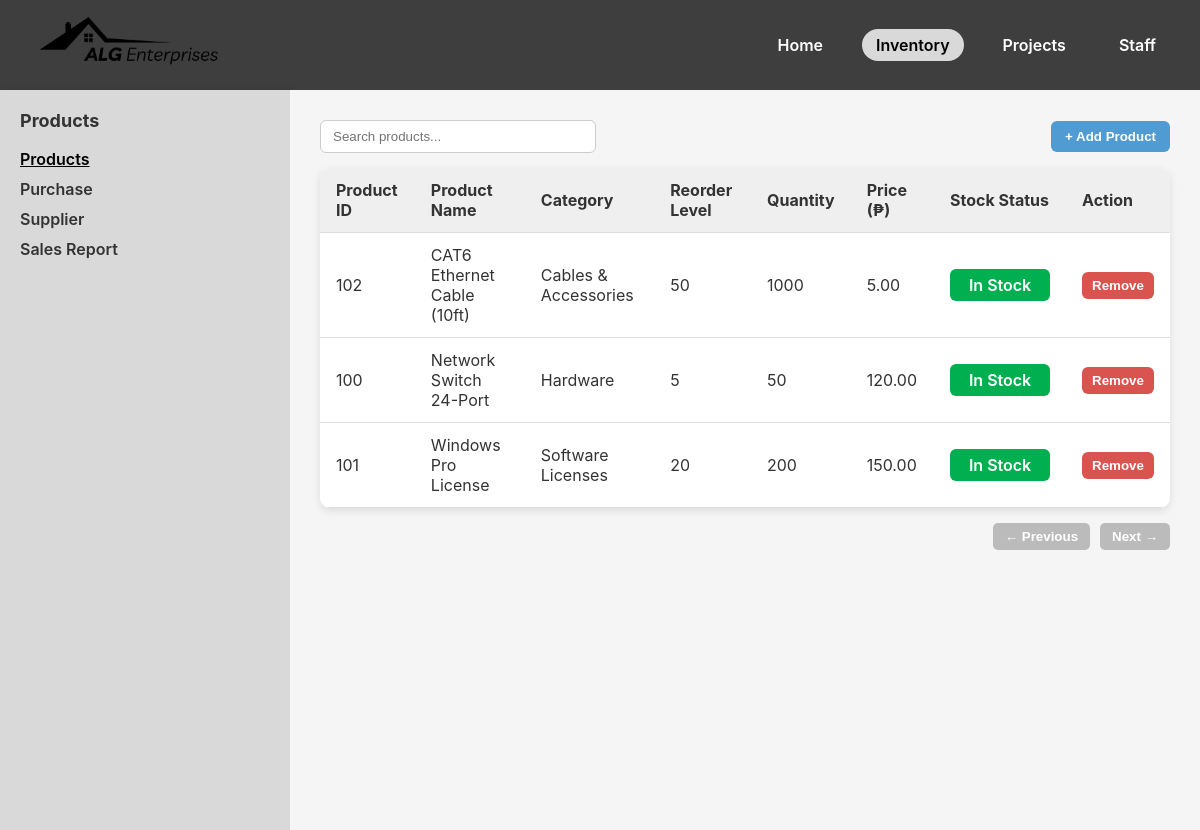
The app's page /Website/Admin/products.php with its own data.
### tables this page shows
CREATE TABLE `product` (
  `Product_id` int(11) NOT NULL,
  `Category_id` int(11) DEFAULT NULL,
  `Supplier_id` int(11) DEFAULT NULL,
  `Name` varchar(50) NOT NULL,
  `Description` text DEFAULT NULL,
  `Price` decimal(10,2) NOT NULL,
  `Stock` int(11) NOT NULL,
  `Reorder_Level` int(11) NOT NULL DEFAULT 10
);

CREATE TABLE `category` (
  `Category_id` int(11) NOT NULL,
  `Name` varchar(50) NOT NULL,
  `Description` text DEFAULT NULL
);

### Website/Admin/products.php (the view, shortened to what this page needs)
<?php
include("../../db.php");
$searchTerm = isset($_GET['search']) ? trim($_GET['search']) : "";
$like = "%{$searchTerm}%";
$limit = 10;
$page = isset($_GET['page']) ? max(1, intval($_GET['page'])) : 1;
$offset = ($page - 1) * $limit;
$validColumns = [
    "Product_id" => "p.Product_id",
    "Name" => "p.Name",
    "CategoryName" => "c.Name",
    "Price" => "p.Price",
    "Stock" => "p.Stock"
];
$requestedCol = $_GET['sort'] ?? 'Name';
$requestedDir = strtoupper($_GET['dir'] ?? 'ASC');
$orderBy = $validColumns[$requestedCol] ?? "p.Name";
$orderDir = $requestedDir === 'DESC' ? 'DESC' : 'ASC';
$stmt = $conn->prepare("
    SELECT p.Product_id, p.Name, c.Name AS CategoryName, p.Price, p.Stock, p.Reorder_Level
    FROM Product p
    LEFT JOIN Category c ON p.Category_id = c.Category_id
    WHERE p.Name LIKE ? OR c.Name LIKE ?
    ORDER BY $orderBy $orderDir
    LIMIT ? OFFSET ?
");
$stmt->bind_param("ssii", $like, $like, $limit, $offset);
$stmt->execute();
$result = $stmt->get_result();
$countStmt = $conn->prepare("
    SELECT COUNT(*) as total
    FROM Product p
    LEFT JOIN Category c ON p.Category_id = c.Category_id
    WHERE p.Name LIKE ? OR c.Name LIKE ?
");
$countStmt->bind_param("ss", $like, $like);
$countStmt->execute();
$totalRows = $countStmt->get_result()->fetch_assoc()['total'];
$totalPages = ceil($totalRows / $limit);
function stockStatus($stock, $reorder) {
    if ($stock <= 0) return "<span class='status out'>Stock Out</span>";
    elseif ($stock <= $reorder) return "<span class='status low'>Low Stock</span>";
    else return "<span class='status in'>In Stock</span>";
}
?>
<!DOCTYPE html>
<html lang="en">
<head>
</head>
<body>
<header>
    <img class="logoimage" src="../../images/alg-logo-black.png" alt="ALG Logo">
    <nav>
        <a href="home.php">Home</a>
        <a href="products.php" class="active">Inventory</a>
        <a href="projects.php">Projects</a>
        <a href="staff.php">Staff</a>
    </nav>
</header>
<div class="container">
    <aside class="sidebar">
        <h3>Products</h3>
        <a href="products.php" class="active">Products</a>
        <a href="purchase.php">Purchase</a>
        <a href="supplier.php">Supplier</a>
        <a href="sales_report.php">Sales Report</a>
    </aside>
    <section class="content">
        <div class="top-bar">
            <form method="get" action="products.php">
                <input type="text" name="search" placeholder="Search products..." value="<?= htmlspecialchars($searchTerm) ?>">
            </form>
            <button class="add-btn" id="openModal">+ Add Product</button>
        </div>
        <table>
            <thead>
                <tr>
                    <th>Product ID</th>
                    <th>Product Name</th>
                    <th>Category</th>
                    <th>Reorder Level</th>
                    <th>Quantity</th>
                    <th>Price (₱)</th>
                    <th>Stock Status</th>
                    <th>Action</th>
                </tr>
            </thead>
            <tbody>
            <?php if ($result->num_rows > 0): ?>
                <?php while ($row = $result->fetch_assoc()): ?>
                    <tr>
                        <td><?= htmlspecialchars($row['Product_id']) ?></td>
                        <td><?= htmlspecialchars($row['Name']) ?></td>
                        <td><?= htmlspecialchars($row['CategoryName'] ?? '-') ?></td>
                        <td><?= htmlspecialchars($row['Reorder_Level']) ?></td>
                        <td><?= htmlspecialchars($row['Stock']) ?></td>
                        <td><?= number_format($row['Price'], 2) ?></td>
                        <td><?= stockStatus($row['Stock'], $row['Reorder_Level']) ?></td>
                        <td>
                            <button
                                class="remove-btn"
                                data-id="<?= $row['Product_id'] ?>"
                                data-name="<?= htmlspecialchars($row['Name']) ?>">
                                Remove
                            </button>
                        </td>
                    </tr>
                <?php endwhile; ?>
            <?php else: ?>
                <tr><td colspan="8" style="text-align:center;">No products found</td></tr>
            <?php endif; ?>
            </tbody>
        </table>
        <div class="pagination">
            <form method="get" style="display:flex;gap:10px;">
                <button type="submit" name="page" value="<?= max(1, $page - 1) ?>" <?= $page <= 1 ? 'disabled' : '' ?>>← Previous</button>
                <button type="submit" name="page" value="<?= $page + 1 ?>" <?= $page >= $totalPages ? 'disabled' : '' ?>>Next →</button>
            </form>
        </div>
    </section>
</div>
</body>
</html>

### Website/Admin/products.php (style rules this page uses)
body { margin: 0; font-family: 'Inter', sans-serif; background: #e0e0e0; color: #333; }
header { display: flex; align-items: center; justify-content: space-between; background: #3e3e3e; color: white; padding: 10px 30px; }
header img { height: 40px; }
nav { display: flex; gap: 25px; }
nav a { color: white; text-decoration: none; font-weight: 600; padding: 6px 14px; border-radius: 20px; }
nav a.active, nav a:hover { background: #d9d9d9; color: #000; }
.container { display: flex; height: calc(100vh - 60px); }
.sidebar { width: 250px; background: #d9d9d9; padding: 20px; box-shadow: 2px 0 6px rgba(0,0,0,0.1); }
.sidebar h3 { margin-top: 0; font-size: 18px; }
.sidebar a { display: block; margin: 10px 0; color: #333; text-decoration: none; font-weight: 600; }
.sidebar a.active, .sidebar a:hover { background: #d9d9d9; color: #000; text-decoration: underline; }
.content { flex: 1; padding: 30px; background: #f5f5f5; overflow-y: auto; }
.top-bar { display: flex; justify-content: space-between; align-items: center; margin-bottom: 15px; }
.top-bar input { padding: 8px 12px; width: 250px; border: 1px solid #ccc; border-radius: 6px; }
table { width: 100%; border-collapse: collapse; background: white; border-radius: 10px; overflow: hidden; box-shadow: 0 3px 8px rgba(0,0,0,0.1); }
th, td { padding: 12px 16px; border-bottom: 1px solid #ddd; text-align: left; }
th { background: #efefef; font-weight: bold; }
.status { padding: 6px 10px; border-radius: 6px; font-weight: 600; display: inline-block; text-align: center; min-width: 80px; }
.status.in { background: #00b050; color: white; }
.pagination { display: flex; justify-content: flex-end; gap: 10px; margin-top: 15px; }
.pagination button { background: #4f9bd2; color: white; border: none; border-radius: 5px; padding: 6px 12px; font-weight: 600; cursor: pointer; }
.pagination button:disabled { background: #bbb; cursor: default; }
.add-btn { background: #4f9bd2; color: white; border: none; border-radius: 6px; padding: 8px 14px; font-weight: 600; cursor: pointer; }
.remove-btn { background: #d9534f; color: white; border: none; border-radius: 6px; padding: 6px 10px; font-weight: 600; cursor: pointer; transition: background 0.2s; }
.logoimage { width: auto; height: 70px; }

### records on screen
product: Product_id "102", Name "CAT6 Ethernet Cable (10ft)", Category.Name "Cables & Accessories", Reorder_Level "50", Stock "1000", Price "5.00", shows "In Stock"
product: Product_id "100", Name "Network Switch 24-Port", Category.Name "Hardware", Reorder_Level "5", Stock "50", Price "120.00", shows "In Stock"
product: Product_id "101", Name "Windows Pro License", Category.Name "Software Licenses", Reorder_Level "20", Stock "200", Price "150.00", shows "In Stock"
